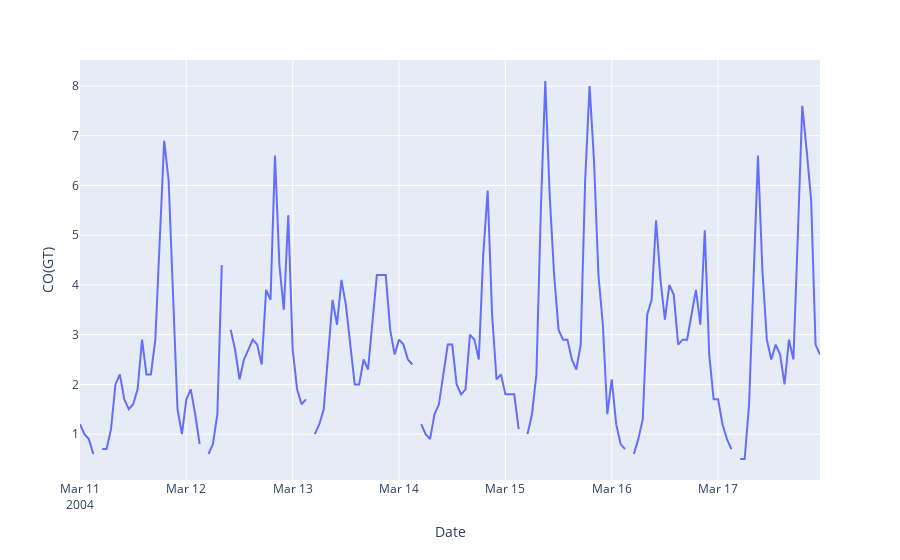

Notebook code for this chart:
### Code cell
px.line(tr_data, y='CO(GT)')

### Figure 1 — Plotly figure (JSON) as saved in the notebook; plotly's stock layout.template omitted (floating-point values rounded to 4 significant figures; data arrays with more than 128 entries replaced by an {"elided": "..."} marker saying what was removed)
{"data": [{"hovertemplate": "Date=%{x}<br>CO(GT)=%{y}<extra></extra>", "legendgroup": "", "line": {"color": "#636efa", "dash": "solid"}, "mode": "lines", "name": "", "orientation": "v", "showlegend": false, "type": "scatter", "x": {"elided": "168 str values"}, "xaxis": "x", "y": {"elided": "168 float values"}, "yaxis": "y"}], "layout": {"legend": {"tracegroupgap": 0}, "margin": {"t": 60}, "xaxis": {"anchor": "y", "domain": [0, 1], "title": {"text": "Date"}}, "yaxis": {"anchor": "x", "domain": [0, 1], "title": {"text": "CO(GT)"}}}}
